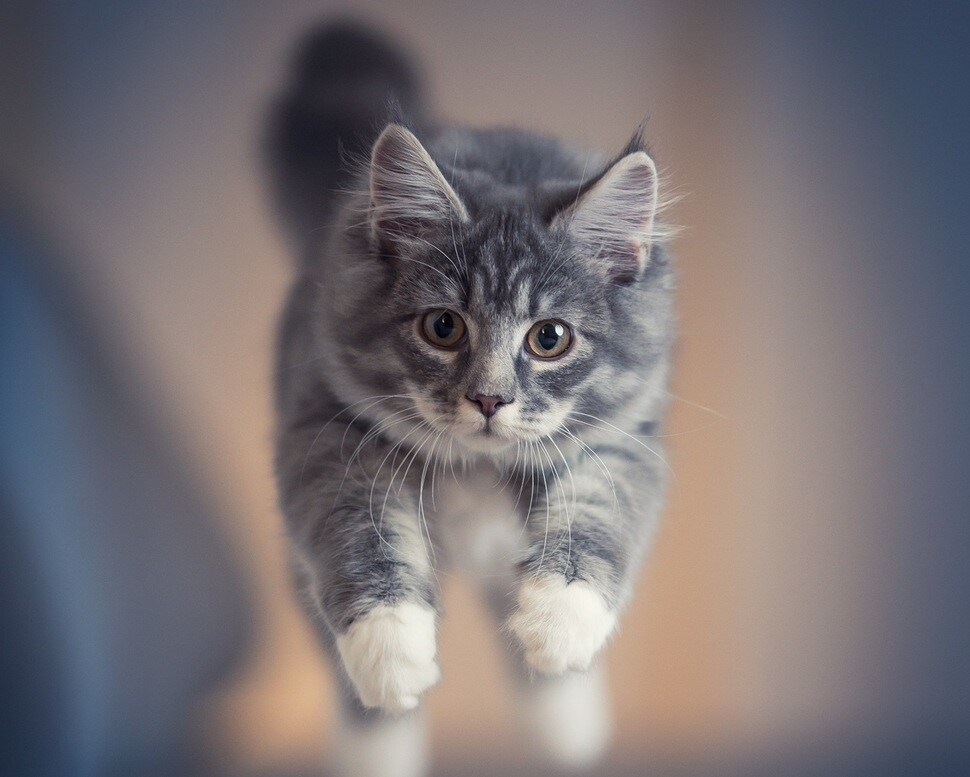
#> input picture cat.jpg, 970 x 777 px
$ python project_a.py
#> lines starting #> are read from the running program, lines starting #| are printed output that depends on the picture
import cv2
import sys
import numpy as np

img = cv2.imread('./cat.jpg')
#> img is the input picture: shape (777, 970, 3); mean B, G, R 117.2, 113.7, 120.1

if img is None:
    sys.exit('Could not find the image.')


I = 0.299 * img[:, :, 2] + 0.587 * img[:, :, 1] + 0.114 * img[:, :, 0]
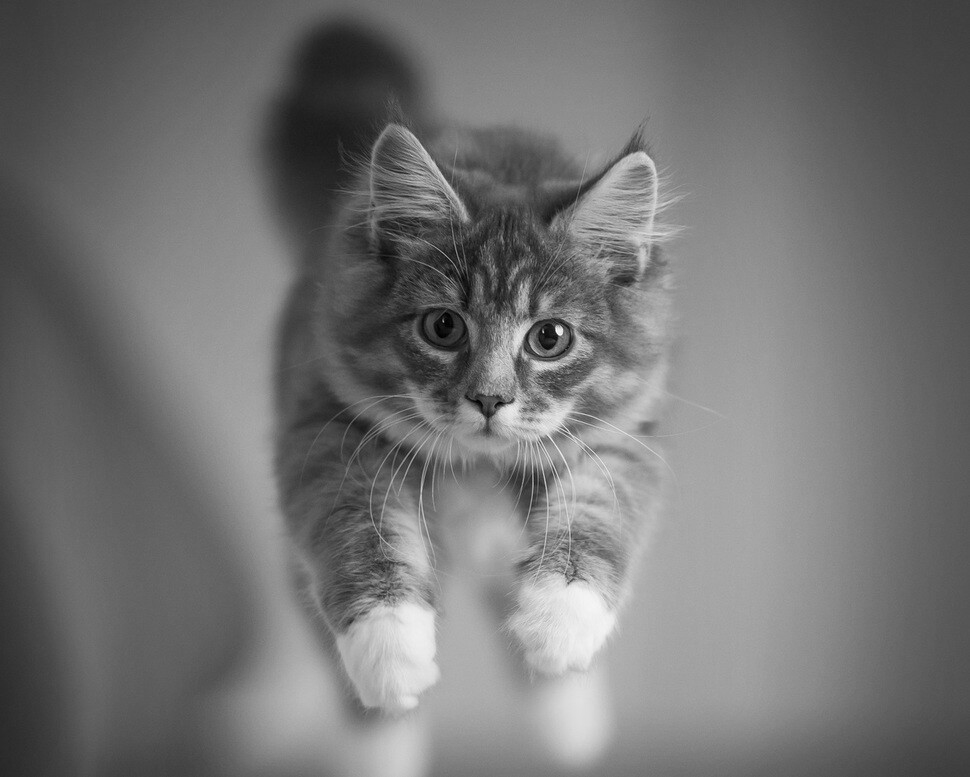
#> I: shape (777, 970) float64; min 0.228, max 252, mean 116


I = I.astype(np.uint8)


cv2.imshow("Grayscale Image", I)

cv2.waitKey(0)
cv2.destroyAllWindows()
